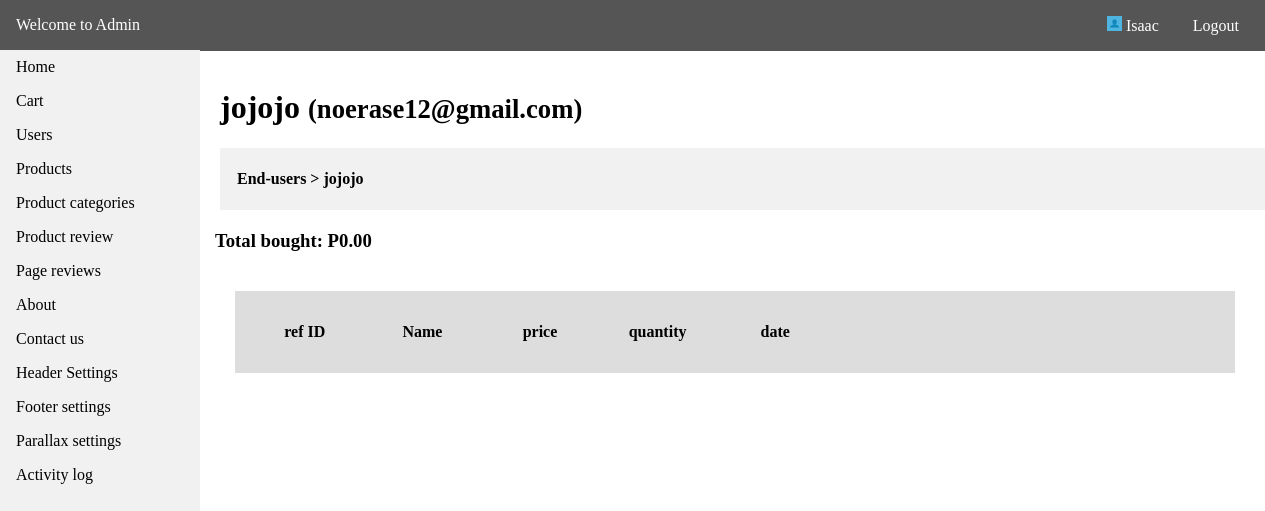
Page /admin/users_info.php?id=13 (signed in) on the committed database.
### tables this page shows
CREATE TABLE `tbl_menus` (
  `id` int(11) NOT NULL,
  `menu_name` varchar(255) NOT NULL,
  `menu_link` varchar(255) NOT NULL,
  `date_created` datetime NOT NULL DEFAULT CURRENT_TIMESTAMP
);

CREATE TABLE `tbl_user` (
  `id` int(11) NOT NULL,
  `username` varchar(255) NOT NULL,
  `password` varchar(255) NOT NULL,
  `image` varchar(255) NOT NULL,
  `firstname` varchar(255) NOT NULL,
  `lastname` varchar(255) NOT NULL,
  `birthdate` varchar(255) NOT NULL,
  `date_created` datetime NOT NULL DEFAULT CURRENT_TIMESTAMP
);

### api/dbh.php (called while the page is built, shortened)
<?php
class dbh {
    public function __construct() {
        $this->servername = HOST;
        $this->username = USER;
        $this->password = PASS;
        $this->dbname = DBNAME;
        $this->conn = mysqli_connect($this->servername,$this->username,$this->password,$this->dbname);
    }
}
?>

### config.php (called while the page is built, shortened)
<?php
include API.'dbh.php';
include API.'viewUser.php';
$viewUser = new ViewUser;
?>

### api/viewUser.php (called while the page is built, shortened)
<?php
class ViewUser extends User {
    public function get_query($query) {
        $res = mysqli_query($this->conn,$query);
        return $res;
    }
    public function select_where($table_name, $where_condition)
      {
           $condition = '';
           $array = array();
           foreach($where_condition as $key => $value)
           {
                $condition .= $key . " = '".$value."' AND ";
           }
           $condition = substr($condition, 0, -5);
           $query = "SELECT * FROM ".$table_name." WHERE " . $condition;
           $result = mysqli_query($this->conn, $query);
           while($row = mysqli_fetch_array($result))
           {
                $array[] = $row;
           }
           return $array;
      }
}
?>

### admin/users_info.php (the view, shortened to what this page needs)
<?php
include '../config.php';
    $table = "tbl_user";
    $id = array(
        'id' => $_GET['id']
    );
    $res = $viewUser->select_where($table, $id);
    foreach ($res as $data) {
        $name = $data['firstname'];
        $email = $data['username'];
    }
?>
<!DOCTYPE html>
<html>
<head>
    <link rel="stylesheet" type="text/css" media="screen" href="admin_css/main.css" />
</head>
<body>
<?php
include 'require/nav.php';
?>
<div class="container">
    <br>
<h1><?php echo $name; ?> <small>(<?php echo $email;?>)</small></h1>
<div style="background-color:#f1f1f1;padding:1px;"><h4>&nbsp &nbsp <a style="color:#000;text-decoration:none;" href="<?php echo ADMIN_URL.'user.php';?>">End-users</a> > <?php echo $name; ?></h4></div>
    <div class="content">
        <div class="row">
            <?php
            $query = "SELECT sum(price) FROM tbl_user_items WHERE `user_name` = '$name'";
            $res = $viewUser->get_query($query);
            foreach($res as $item) {
                $total = $item['sum(price)'];
                $consume = number_format($total,2);
            }
            ?>
            <div class="options">
                <h3>Total bought: P<?php echo $consume;?></h3>
            </div>
            <div style="padding: 20px;float:left;">
                <div style="padding:10px;width:1000px;background-color:#ddd;">
                    <table>
                        <tr>
                            <th>ref ID</th>
                            <th>Name</th>
                            <th>price</th>
                            <th>quantity</th>
                            <th>date</th>
                        </tr>
                    </table>
                </div>
            </div>
    </div>
    </div>
</div>
</body>
</html>

### admin/require/nav.php (shortened to what this page needs)
<div class="header">
    <p><a style="color:#fff;text-decoration:none;" href="<?php echo ADMIN_URL.'home.php';?>">Welcome to Admin</a></p>
    <div class="head-content">
        <p style="cursor:pointer;"><img src="<?php echo BASE_URL; ?>image/sample-image.jpg" style="height:15px;width:15px;" alt=""> <?php echo $_SESSION["admin"]; ?></p>
        <p><a style="color:#fff;text-decoration:none;" href="<?php echo ADMIN_URL.'logout.php';?>">Logout</a></p>
    </div>
</div>
<nav class="navi">
    <ul>
        <li><a href="<?php echo ADMIN_URL.'home.php';?>">Home</a></li>
    <?php
        $tbl = "SELECT * FROM tbl_menus";
        $res = $viewUser->get_query($tbl);
        while($row = $res->fetch_assoc()) {
            $menu = $row['menu_name'];
            $link = $row['menu_link'];
    ?>
        <li><a href="<?php echo ADMIN_URL.$link.'.php'; ?>"><?php echo ucfirst($menu); ?></a></li>
    <?php
        }
    ?>
    </ul>
</nav>

### admin/admin_css/main.css (style rules this page uses)
html { scroll-behavior: smooth; }
* { box-sizing: border-box; }
body { margin: 0; font-family: Cambria, Cochin, Georgia, Times, 'Times New Roman', serif; }
ul { list-style-type: none; margin: 0; padding: 0; width: 200px; top: 50px; background-color: #f1f1f1; position: fixed; height: 100%; overflow: auto; }
li a { display: block; color: #000; padding: 8px 16px; text-decoration: none; }
.header { background-color: #555; color:white; display: inline-block; width: 100%; position:fixed; top:0; padding: 16px; }
.header p { display: inline; }
.container { margin-top: 50px; margin-left: 220px; }
.content { margin-top: 20px; }
.head-content { float:right; }
.head-content p { margin-left: 10px; padding: 10px; }
.row { margin: 0 -5px; }
.row:after { content: ""; display: table; clear: both; }

### admin/users_info.php (style rules this page uses)
table tr th { width:10%; padding:20px 0px; }

### rows in the picture
tbl_menus: menu_name "Cart"
tbl_menus: menu_name "Users"
tbl_menus: menu_name "Products"
tbl_menus: menu_name "Product categories"
tbl_menus: menu_name "Product review"
tbl_menus: menu_name "Page reviews"
tbl_menus: menu_name "About"
tbl_menus: menu_name "Contact us"
tbl_menus: menu_name "Header Settings"
tbl_menus: menu_name "Footer settings"
tbl_menus: menu_name "Parallax settings"
tbl_menus: menu_name "Activity log"
tbl_user: firstname "jojojo", username "noerase12@gmail.com"

### other values in the picture
$_SESSION["admin"] "Isaac"
$consume "0.00"
